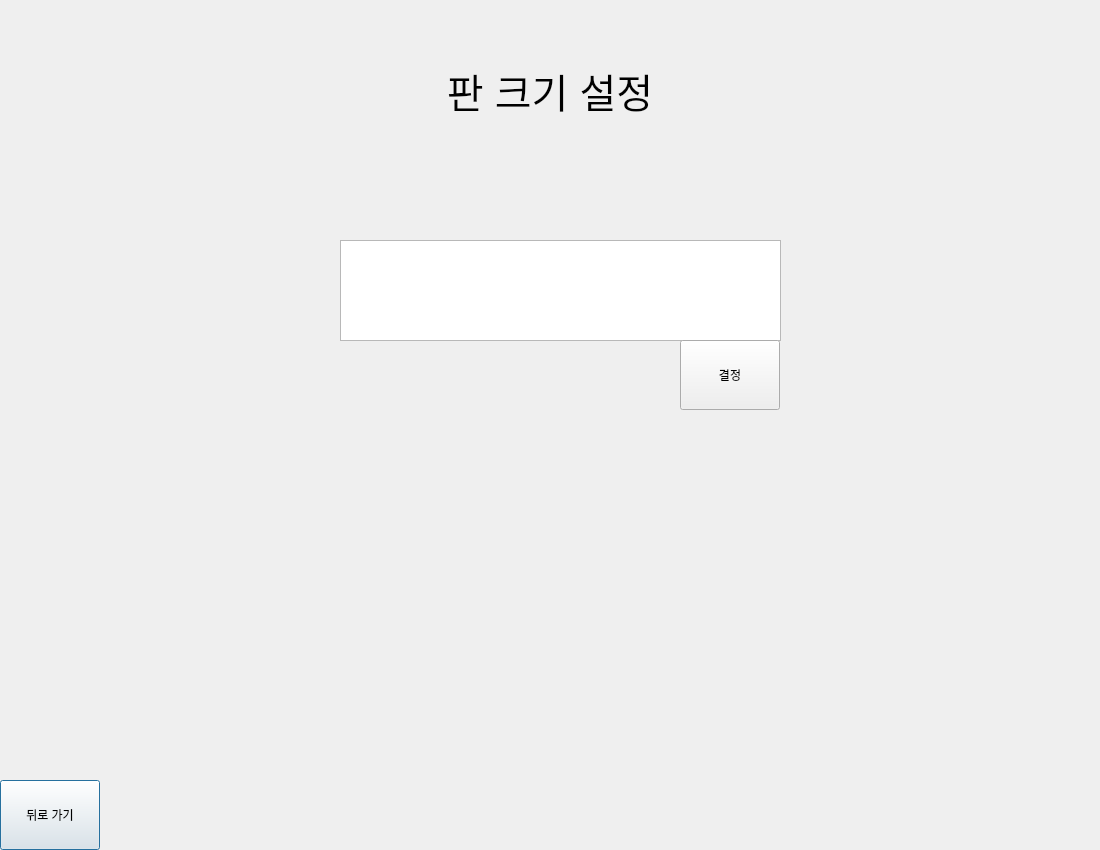
<?xml version="1.0" encoding="UTF-8"?>
<ui version="4.0">
 <class>Dialog</class>
 <widget class="QDialog" name="Dialog">
  <property name="geometry">
   <rect>
    <x>0</x>
    <y>0</y>
    <width>1100</width>
    <height>850</height>
   </rect>
  </property>
  <property name="windowTitle">
   <string>Dialog</string>
  </property>
  <widget class="QLabel" name="TEXT">
   <property name="geometry">
    <rect>
     <x>400</x>
     <y>10</y>
     <width>300</width>
     <height>160</height>
    </rect>
   </property>
   <property name="font">
    <font>
     <pointsize>30</pointsize>
    </font>
   </property>
   <property name="text">
    <string>판 크기 설정</string>
   </property>
   <property name="alignment">
    <set>Qt::AlignCenter</set>
   </property>
  </widget>
  <widget class="QPushButton" name="backButton">
   <property name="geometry">
    <rect>
     <x>0</x>
     <y>780</y>
     <width>100</width>
     <height>70</height>
    </rect>
   </property>
   <property name="text">
    <string>뒤로 가기</string>
   </property>
  </widget>
  <widget class="QTextEdit" name="select_pan">
   <property name="geometry">
    <rect>
     <x>340</x>
     <y>240</y>
     <width>441</width>
     <height>101</height>
    </rect>
   </property>
  </widget>
  <widget class="QPushButton" name="selectbutton">
   <property name="geometry">
    <rect>
     <x>680</x>
     <y>340</y>
     <width>100</width>
     <height>70</height>
    </rect>
   </property>
   <property name="text">
    <string>결정</string>
   </property>
  </widget>
 </widget>
 <resources/>
 <connections/>
</ui>
